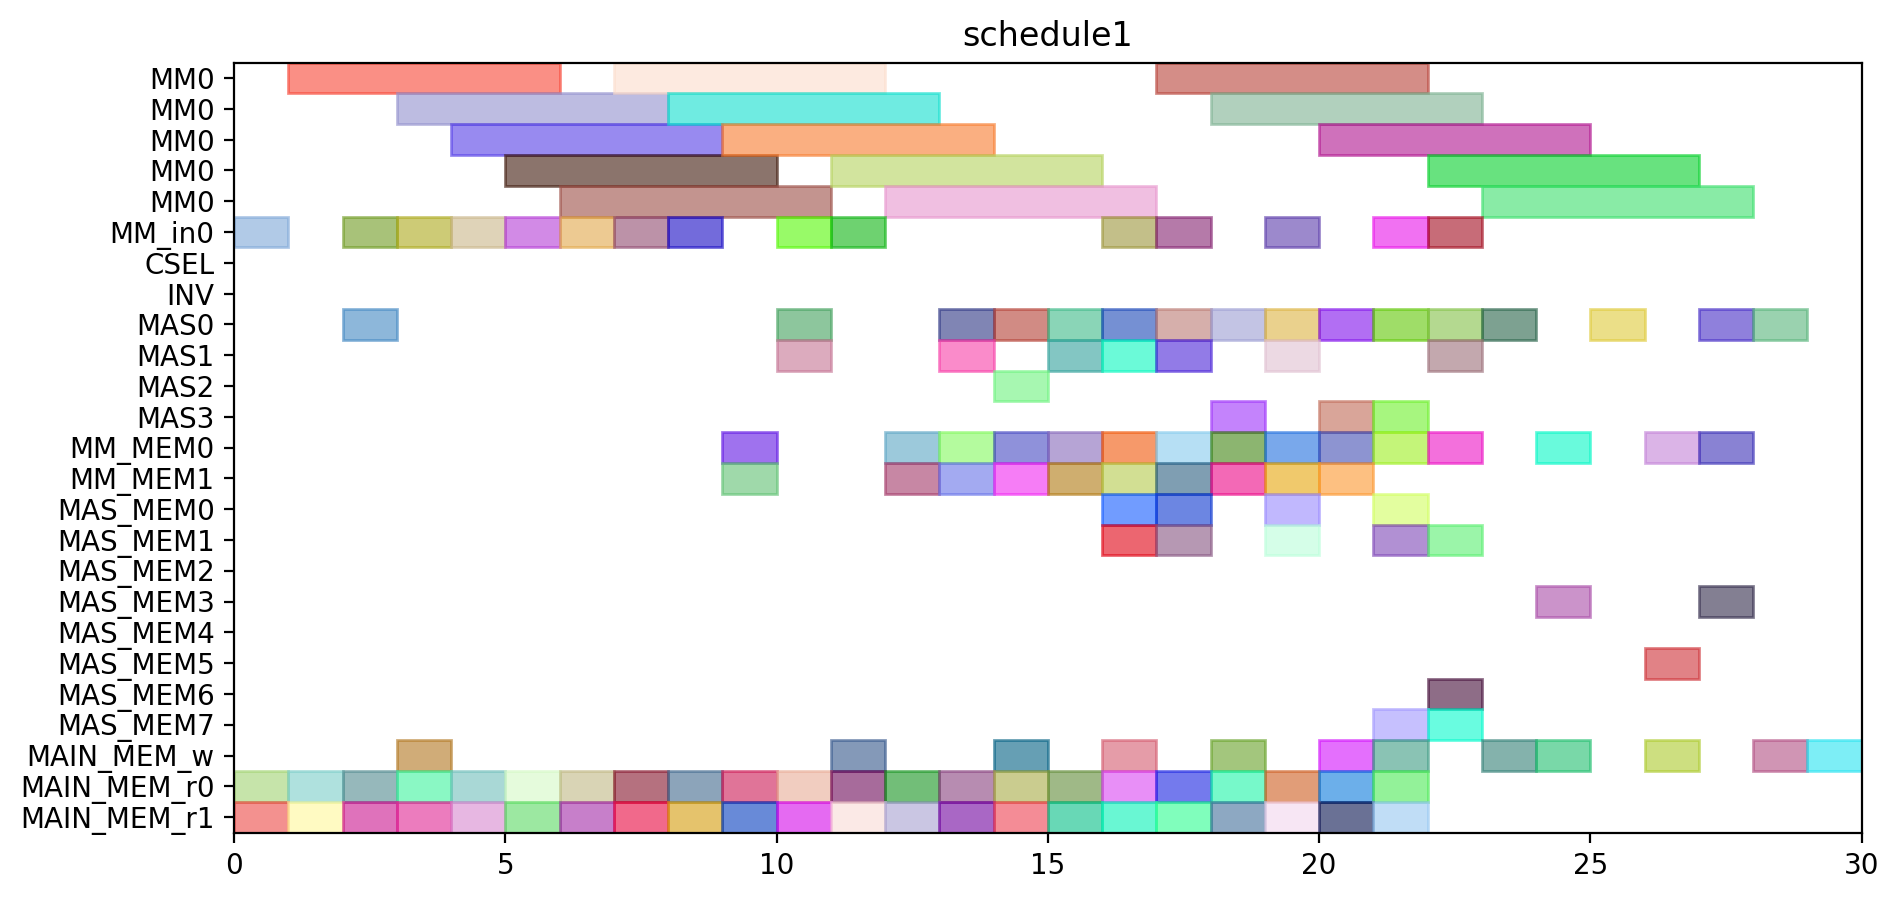

Python code for this plot:
from pyschedule import Scenario, solvers, plotters, alt


def solve():
	horizon = 113
	S = Scenario("schedule1", horizon=horizon)

	# resource
	MM = S.Resources('MM', num=1, size=5)
	MM_in = S.Resources('MM_in', num=1)
	CSEL = S.Resource('CSEL')
	INV = S.Resource('INV')
	MAS = S.Resources('MAS', num=4, size=1, periods=range(1, horizon))
	MM_MEM = S.Resources('MM_MEM', num=2)
	MAS_MEM = S.Resources('MAS_MEM', num=8)
	MAIN_MEM_w = S.Resource('MAIN_MEM_w', size=1)
	MAIN_MEM_r = S.Resources('MAIN_MEM_r', num=2)

	# result of previous scheduling
	c20_t1_in = S.Task('c20_t1_in', length=1, delay_cost=1)
	S += c20_t1_in >= 0
	c20_t1_in += MM_in[0]

	c20_t1_mem0 = S.Task('c20_t1_mem0', length=1, delay_cost=1)
	S += c20_t1_mem0 >= 0
	c20_t1_mem0 += MAIN_MEM_r[0]

	c20_t1_mem1 = S.Task('c20_t1_mem1', length=1, delay_cost=1)
	S += c20_t1_mem1 >= 0
	c20_t1_mem1 += MAIN_MEM_r[1]

	c001_mem0 = S.Task('c001_mem0', length=1, delay_cost=1)
	S += c001_mem0 >= 1
	c001_mem0 += MAIN_MEM_r[0]

	c001_mem1 = S.Task('c001_mem1', length=1, delay_cost=1)
	S += c001_mem1 >= 1
	c001_mem1 += MAIN_MEM_r[1]

	c20_t1 = S.Task('c20_t1', length=5, delay_cost=1)
	S += c20_t1 >= 1
	c20_t1 += MM[0]

	c001 = S.Task('c001', length=1, delay_cost=1)
	S += c001 >= 2
	c001 += MAS[0]

	c21_t1_in = S.Task('c21_t1_in', length=1, delay_cost=1)
	S += c21_t1_in >= 2
	c21_t1_in += MM_in[0]

	c21_t1_mem0 = S.Task('c21_t1_mem0', length=1, delay_cost=1)
	S += c21_t1_mem0 >= 2
	c21_t1_mem0 += MAIN_MEM_r[0]

	c21_t1_mem1 = S.Task('c21_t1_mem1', length=1, delay_cost=1)
	S += c21_t1_mem1 >= 2
	c21_t1_mem1 += MAIN_MEM_r[1]

	c001_w = S.Task('c001_w', length=1, delay_cost=1)
	S += c001_w >= 3
	c001_w += MAIN_MEM_w

	c01_t0_in = S.Task('c01_t0_in', length=1, delay_cost=1)
	S += c01_t0_in >= 3
	c01_t0_in += MM_in[0]

	c01_t0_mem0 = S.Task('c01_t0_mem0', length=1, delay_cost=1)
	S += c01_t0_mem0 >= 3
	c01_t0_mem0 += MAIN_MEM_r[0]

	c01_t0_mem1 = S.Task('c01_t0_mem1', length=1, delay_cost=1)
	S += c01_t0_mem1 >= 3
	c01_t0_mem1 += MAIN_MEM_r[1]

	c21_t1 = S.Task('c21_t1', length=5, delay_cost=1)
	S += c21_t1 >= 3
	c21_t1 += MM[0]

	c01_t0 = S.Task('c01_t0', length=5, delay_cost=1)
	S += c01_t0 >= 4
	c01_t0 += MM[0]

	c21_t0_in = S.Task('c21_t0_in', length=1, delay_cost=1)
	S += c21_t0_in >= 4
	c21_t0_in += MM_in[0]

	c21_t0_mem0 = S.Task('c21_t0_mem0', length=1, delay_cost=1)
	S += c21_t0_mem0 >= 4
	c21_t0_mem0 += MAIN_MEM_r[0]

	c21_t0_mem1 = S.Task('c21_t0_mem1', length=1, delay_cost=1)
	S += c21_t0_mem1 >= 4
	c21_t0_mem1 += MAIN_MEM_r[1]

	c10_t0_in = S.Task('c10_t0_in', length=1, delay_cost=1)
	S += c10_t0_in >= 5
	c10_t0_in += MM_in[0]

	c10_t0_mem0 = S.Task('c10_t0_mem0', length=1, delay_cost=1)
	S += c10_t0_mem0 >= 5
	c10_t0_mem0 += MAIN_MEM_r[0]

	c10_t0_mem1 = S.Task('c10_t0_mem1', length=1, delay_cost=1)
	S += c10_t0_mem1 >= 5
	c10_t0_mem1 += MAIN_MEM_r[1]

	c21_t0 = S.Task('c21_t0', length=5, delay_cost=1)
	S += c21_t0 >= 5
	c21_t0 += MM[0]

	c10_t0 = S.Task('c10_t0', length=5, delay_cost=1)
	S += c10_t0 >= 6
	c10_t0 += MM[0]

	c11_t0_in = S.Task('c11_t0_in', length=1, delay_cost=1)
	S += c11_t0_in >= 6
	c11_t0_in += MM_in[0]

	c11_t0_mem0 = S.Task('c11_t0_mem0', length=1, delay_cost=1)
	S += c11_t0_mem0 >= 6
	c11_t0_mem0 += MAIN_MEM_r[0]

	c11_t0_mem1 = S.Task('c11_t0_mem1', length=1, delay_cost=1)
	S += c11_t0_mem1 >= 6
	c11_t0_mem1 += MAIN_MEM_r[1]

	c10_t1_in = S.Task('c10_t1_in', length=1, delay_cost=1)
	S += c10_t1_in >= 7
	c10_t1_in += MM_in[0]

	c10_t1_mem0 = S.Task('c10_t1_mem0', length=1, delay_cost=1)
	S += c10_t1_mem0 >= 7
	c10_t1_mem0 += MAIN_MEM_r[0]

	c10_t1_mem1 = S.Task('c10_t1_mem1', length=1, delay_cost=1)
	S += c10_t1_mem1 >= 7
	c10_t1_mem1 += MAIN_MEM_r[1]

	c11_t0 = S.Task('c11_t0', length=5, delay_cost=1)
	S += c11_t0 >= 7
	c11_t0 += MM[0]

	c01_t1_in = S.Task('c01_t1_in', length=1, delay_cost=1)
	S += c01_t1_in >= 8
	c01_t1_in += MM_in[0]

	c01_t1_mem0 = S.Task('c01_t1_mem0', length=1, delay_cost=1)
	S += c01_t1_mem0 >= 8
	c01_t1_mem0 += MAIN_MEM_r[0]

	c01_t1_mem1 = S.Task('c01_t1_mem1', length=1, delay_cost=1)
	S += c01_t1_mem1 >= 8
	c01_t1_mem1 += MAIN_MEM_r[1]

	c10_t1 = S.Task('c10_t1', length=5, delay_cost=1)
	S += c10_t1 >= 8
	c10_t1 += MM[0]

	c000_mem0 = S.Task('c000_mem0', length=1, delay_cost=1)
	S += c000_mem0 >= 9
	c000_mem0 += MAIN_MEM_r[0]

	c000_mem1 = S.Task('c000_mem1', length=1, delay_cost=1)
	S += c000_mem1 >= 9
	c000_mem1 += MAIN_MEM_r[1]

	c01_t1 = S.Task('c01_t1', length=5, delay_cost=1)
	S += c01_t1 >= 9
	c01_t1 += MM[0]

	c000 = S.Task('c000', length=1, delay_cost=1)
	S += c000 >= 10
	c000 += MAS[0]

	c11_t1_in = S.Task('c11_t1_in', length=1, delay_cost=1)
	S += c11_t1_in >= 10
	c11_t1_in += MM_in[0]

	c11_t1_mem0 = S.Task('c11_t1_mem0', length=1, delay_cost=1)
	S += c11_t1_mem0 >= 10
	c11_t1_mem0 += MAIN_MEM_r[0]

	c11_t1_mem1 = S.Task('c11_t1_mem1', length=1, delay_cost=1)
	S += c11_t1_mem1 >= 10
	c11_t1_mem1 += MAIN_MEM_r[1]

	c000_w = S.Task('c000_w', length=1, delay_cost=1)
	S += c000_w >= 11
	c000_w += MAIN_MEM_w

	c11_t1 = S.Task('c11_t1', length=5, delay_cost=1)
	S += c11_t1 >= 11
	c11_t1 += MM[0]

	c20_t0_in = S.Task('c20_t0_in', length=1, delay_cost=1)
	S += c20_t0_in >= 11
	c20_t0_in += MM_in[0]

	c20_t0_mem0 = S.Task('c20_t0_mem0', length=1, delay_cost=1)
	S += c20_t0_mem0 >= 11
	c20_t0_mem0 += MAIN_MEM_r[0]

	c20_t0_mem1 = S.Task('c20_t0_mem1', length=1, delay_cost=1)
	S += c20_t0_mem1 >= 11
	c20_t0_mem1 += MAIN_MEM_r[1]

	c10_t2_mem0 = S.Task('c10_t2_mem0', length=1, delay_cost=1)
	S += c10_t2_mem0 >= 12
	c10_t2_mem0 += MAIN_MEM_r[0]

	c10_t2_mem1 = S.Task('c10_t2_mem1', length=1, delay_cost=1)
	S += c10_t2_mem1 >= 12
	c10_t2_mem1 += MAIN_MEM_r[1]

	c20_t0 = S.Task('c20_t0', length=5, delay_cost=1)
	S += c20_t0 >= 12
	c20_t0 += MM[0]

	c10_t2 = S.Task('c10_t2', length=1, delay_cost=1)
	S += c10_t2 >= 13
	c10_t2 += MAS[0]

	c20_t3_mem0 = S.Task('c20_t3_mem0', length=1, delay_cost=1)
	S += c20_t3_mem0 >= 13
	c20_t3_mem0 += MAIN_MEM_r[0]

	c20_t3_mem1 = S.Task('c20_t3_mem1', length=1, delay_cost=1)
	S += c20_t3_mem1 >= 13
	c20_t3_mem1 += MAIN_MEM_r[1]

	c01_t2_mem0 = S.Task('c01_t2_mem0', length=1, delay_cost=1)
	S += c01_t2_mem0 >= 14
	c01_t2_mem0 += MAIN_MEM_r[0]

	c01_t2_mem1 = S.Task('c01_t2_mem1', length=1, delay_cost=1)
	S += c01_t2_mem1 >= 14
	c01_t2_mem1 += MAIN_MEM_r[1]

	c20_t3 = S.Task('c20_t3', length=1, delay_cost=1)
	S += c20_t3 >= 14
	c20_t3 += MAS[0]

	c01_t2 = S.Task('c01_t2', length=1, delay_cost=1)
	S += c01_t2 >= 15
	c01_t2 += MAS[0]

	c20_t2_mem0 = S.Task('c20_t2_mem0', length=1, delay_cost=1)
	S += c20_t2_mem0 >= 15
	c20_t2_mem0 += MAIN_MEM_r[0]

	c20_t2_mem1 = S.Task('c20_t2_mem1', length=1, delay_cost=1)
	S += c20_t2_mem1 >= 15
	c20_t2_mem1 += MAIN_MEM_r[1]

	c01_t3_mem0 = S.Task('c01_t3_mem0', length=1, delay_cost=1)
	S += c01_t3_mem0 >= 16
	c01_t3_mem0 += MAIN_MEM_r[0]

	c01_t3_mem1 = S.Task('c01_t3_mem1', length=1, delay_cost=1)
	S += c01_t3_mem1 >= 16
	c01_t3_mem1 += MAIN_MEM_r[1]

	c20_t2 = S.Task('c20_t2', length=1, delay_cost=1)
	S += c20_t2 >= 16
	c20_t2 += MAS[0]

	c01_t3 = S.Task('c01_t3', length=1, delay_cost=1)
	S += c01_t3 >= 17
	c01_t3 += MAS[0]

	c21_t3_mem0 = S.Task('c21_t3_mem0', length=1, delay_cost=1)
	S += c21_t3_mem0 >= 17
	c21_t3_mem0 += MAIN_MEM_r[0]

	c21_t3_mem1 = S.Task('c21_t3_mem1', length=1, delay_cost=1)
	S += c21_t3_mem1 >= 17
	c21_t3_mem1 += MAIN_MEM_r[1]

	c21_t2_mem0 = S.Task('c21_t2_mem0', length=1, delay_cost=1)
	S += c21_t2_mem0 >= 18
	c21_t2_mem0 += MAIN_MEM_r[0]

	c21_t2_mem1 = S.Task('c21_t2_mem1', length=1, delay_cost=1)
	S += c21_t2_mem1 >= 18
	c21_t2_mem1 += MAIN_MEM_r[1]

	c21_t3 = S.Task('c21_t3', length=1, delay_cost=1)
	S += c21_t3 >= 18
	c21_t3 += MAS[0]

	c11_t2_mem0 = S.Task('c11_t2_mem0', length=1, delay_cost=1)
	S += c11_t2_mem0 >= 19
	c11_t2_mem0 += MAIN_MEM_r[0]

	c11_t2_mem1 = S.Task('c11_t2_mem1', length=1, delay_cost=1)
	S += c11_t2_mem1 >= 19
	c11_t2_mem1 += MAIN_MEM_r[1]

	c21_t2 = S.Task('c21_t2', length=1, delay_cost=1)
	S += c21_t2 >= 19
	c21_t2 += MAS[0]

	c10_t3_mem0 = S.Task('c10_t3_mem0', length=1, delay_cost=1)
	S += c10_t3_mem0 >= 20
	c10_t3_mem0 += MAIN_MEM_r[0]

	c10_t3_mem1 = S.Task('c10_t3_mem1', length=1, delay_cost=1)
	S += c10_t3_mem1 >= 20
	c10_t3_mem1 += MAIN_MEM_r[1]

	c11_t2 = S.Task('c11_t2', length=1, delay_cost=1)
	S += c11_t2 >= 20
	c11_t2 += MAS[3]

	c10_t3 = S.Task('c10_t3', length=1, delay_cost=1)
	S += c10_t3 >= 21
	c10_t3 += MAS[0]

	c11_t3_mem0 = S.Task('c11_t3_mem0', length=1, delay_cost=1)
	S += c11_t3_mem0 >= 21
	c11_t3_mem0 += MAIN_MEM_r[0]

	c11_t3_mem1 = S.Task('c11_t3_mem1', length=1, delay_cost=1)
	S += c11_t3_mem1 >= 21
	c11_t3_mem1 += MAIN_MEM_r[1]

	c11_t3 = S.Task('c11_t3', length=1, delay_cost=1)
	S += c11_t3 >= 22
	c11_t3 += MAS[0]


	# new tasks
	c10_t4_in = S.Task('c10_t4_in', length=1, delay_cost=1)
	c10_t4_in += alt(MM_in)
	c10_t4 = S.Task('c10_t4', length=5, delay_cost=1)
	c10_t4 += alt(MM)
	S += c10_t4>=c10_t4_in

	c10_t4_mem0 = S.Task('c10_t4_mem0', length=1, delay_cost=1)
	c10_t4_mem0 += MAS_MEM[0]
	S += 13 < c10_t4_mem0
	S += c10_t4_mem0 <= c10_t4

	c10_t4_mem1 = S.Task('c10_t4_mem1', length=1, delay_cost=1)
	c10_t4_mem1 += MAS_MEM[1]
	S += 21 < c10_t4_mem1
	S += c10_t4_mem1 <= c10_t4

	c100 = S.Task('c100', length=1, delay_cost=1)
	c100 += alt(MAS)

	S += 13<c100

	c100_w = S.Task('c100_w', length=1, delay_cost=1)
	c100_w += alt(MAIN_MEM_w)
	S += c100 <= c100_w

	c100_mem0 = S.Task('c100_mem0', length=1, delay_cost=1)
	c100_mem0 += MM_MEM[0]
	S += 10 < c100_mem0
	S += c100_mem0 <= c100

	c100_mem1 = S.Task('c100_mem1', length=1, delay_cost=1)
	c100_mem1 += MM_MEM[1]
	S += 12 < c100_mem1
	S += c100_mem1 <= c100

	c10_t5 = S.Task('c10_t5', length=1, delay_cost=1)
	c10_t5 += alt(MAS)

	c10_t5_mem0 = S.Task('c10_t5_mem0', length=1, delay_cost=1)
	c10_t5_mem0 += MM_MEM[0]
	S += 10 < c10_t5_mem0
	S += c10_t5_mem0 <= c10_t5

	c10_t5_mem1 = S.Task('c10_t5_mem1', length=1, delay_cost=1)
	c10_t5_mem1 += MM_MEM[1]
	S += 12 < c10_t5_mem1
	S += c10_t5_mem1 <= c10_t5

	c20_t4_in = S.Task('c20_t4_in', length=1, delay_cost=1)
	c20_t4_in += alt(MM_in)
	c20_t4 = S.Task('c20_t4', length=5, delay_cost=1)
	c20_t4 += alt(MM)
	S += c20_t4>=c20_t4_in

	c20_t4_mem0 = S.Task('c20_t4_mem0', length=1, delay_cost=1)
	c20_t4_mem0 += MAS_MEM[0]
	S += 16 < c20_t4_mem0
	S += c20_t4_mem0 <= c20_t4

	c20_t4_mem1 = S.Task('c20_t4_mem1', length=1, delay_cost=1)
	c20_t4_mem1 += MAS_MEM[1]
	S += 14 < c20_t4_mem1
	S += c20_t4_mem1 <= c20_t4

	c200 = S.Task('c200', length=1, delay_cost=1)
	c200 += alt(MAS)

	S += 16<c200

	c200_w = S.Task('c200_w', length=1, delay_cost=1)
	c200_w += alt(MAIN_MEM_w)
	S += c200 <= c200_w

	c200_mem0 = S.Task('c200_mem0', length=1, delay_cost=1)
	c200_mem0 += MM_MEM[0]
	S += 16 < c200_mem0
	S += c200_mem0 <= c200

	c200_mem1 = S.Task('c200_mem1', length=1, delay_cost=1)
	c200_mem1 += MM_MEM[1]
	S += 5 < c200_mem1
	S += c200_mem1 <= c200

	c20_t5 = S.Task('c20_t5', length=1, delay_cost=1)
	c20_t5 += alt(MAS)

	c20_t5_mem0 = S.Task('c20_t5_mem0', length=1, delay_cost=1)
	c20_t5_mem0 += MM_MEM[0]
	S += 16 < c20_t5_mem0
	S += c20_t5_mem0 <= c20_t5

	c20_t5_mem1 = S.Task('c20_t5_mem1', length=1, delay_cost=1)
	c20_t5_mem1 += MM_MEM[1]
	S += 5 < c20_t5_mem1
	S += c20_t5_mem1 <= c20_t5

	c01_t4_in = S.Task('c01_t4_in', length=1, delay_cost=1)
	c01_t4_in += alt(MM_in)
	c01_t4 = S.Task('c01_t4', length=5, delay_cost=1)
	c01_t4 += alt(MM)
	S += c01_t4>=c01_t4_in

	c01_t4_mem0 = S.Task('c01_t4_mem0', length=1, delay_cost=1)
	c01_t4_mem0 += MAS_MEM[0]
	S += 15 < c01_t4_mem0
	S += c01_t4_mem0 <= c01_t4

	c01_t4_mem1 = S.Task('c01_t4_mem1', length=1, delay_cost=1)
	c01_t4_mem1 += MAS_MEM[1]
	S += 17 < c01_t4_mem1
	S += c01_t4_mem1 <= c01_t4

	c010 = S.Task('c010', length=1, delay_cost=1)
	c010 += alt(MAS)

	S += 15<c010

	c010_w = S.Task('c010_w', length=1, delay_cost=1)
	c010_w += alt(MAIN_MEM_w)
	S += c010 <= c010_w

	c010_mem0 = S.Task('c010_mem0', length=1, delay_cost=1)
	c010_mem0 += MM_MEM[0]
	S += 8 < c010_mem0
	S += c010_mem0 <= c010

	c010_mem1 = S.Task('c010_mem1', length=1, delay_cost=1)
	c010_mem1 += MM_MEM[1]
	S += 13 < c010_mem1
	S += c010_mem1 <= c010

	c01_t5 = S.Task('c01_t5', length=1, delay_cost=1)
	c01_t5 += alt(MAS)

	c01_t5_mem0 = S.Task('c01_t5_mem0', length=1, delay_cost=1)
	c01_t5_mem0 += MM_MEM[0]
	S += 8 < c01_t5_mem0
	S += c01_t5_mem0 <= c01_t5

	c01_t5_mem1 = S.Task('c01_t5_mem1', length=1, delay_cost=1)
	c01_t5_mem1 += MM_MEM[1]
	S += 13 < c01_t5_mem1
	S += c01_t5_mem1 <= c01_t5

	c11_t4_in = S.Task('c11_t4_in', length=1, delay_cost=1)
	c11_t4_in += alt(MM_in)
	c11_t4 = S.Task('c11_t4', length=5, delay_cost=1)
	c11_t4 += alt(MM)
	S += c11_t4>=c11_t4_in

	c11_t4_mem0 = S.Task('c11_t4_mem0', length=1, delay_cost=1)
	c11_t4_mem0 += MAS_MEM[6]
	S += 20 < c11_t4_mem0
	S += c11_t4_mem0 <= c11_t4

	c11_t4_mem1 = S.Task('c11_t4_mem1', length=1, delay_cost=1)
	c11_t4_mem1 += MAS_MEM[1]
	S += 22 < c11_t4_mem1
	S += c11_t4_mem1 <= c11_t4

	c110 = S.Task('c110', length=1, delay_cost=1)
	c110 += alt(MAS)

	S += 20<c110

	c110_w = S.Task('c110_w', length=1, delay_cost=1)
	c110_w += alt(MAIN_MEM_w)
	S += c110 <= c110_w

	c110_mem0 = S.Task('c110_mem0', length=1, delay_cost=1)
	c110_mem0 += MM_MEM[0]
	S += 11 < c110_mem0
	S += c110_mem0 <= c110

	c110_mem1 = S.Task('c110_mem1', length=1, delay_cost=1)
	c110_mem1 += MM_MEM[1]
	S += 15 < c110_mem1
	S += c110_mem1 <= c110

	c11_t5 = S.Task('c11_t5', length=1, delay_cost=1)
	c11_t5 += alt(MAS)

	c11_t5_mem0 = S.Task('c11_t5_mem0', length=1, delay_cost=1)
	c11_t5_mem0 += MM_MEM[0]
	S += 11 < c11_t5_mem0
	S += c11_t5_mem0 <= c11_t5

	c11_t5_mem1 = S.Task('c11_t5_mem1', length=1, delay_cost=1)
	c11_t5_mem1 += MM_MEM[1]
	S += 15 < c11_t5_mem1
	S += c11_t5_mem1 <= c11_t5

	c21_t4_in = S.Task('c21_t4_in', length=1, delay_cost=1)
	c21_t4_in += alt(MM_in)
	c21_t4 = S.Task('c21_t4', length=5, delay_cost=1)
	c21_t4 += alt(MM)
	S += c21_t4>=c21_t4_in

	c21_t4_mem0 = S.Task('c21_t4_mem0', length=1, delay_cost=1)
	c21_t4_mem0 += MAS_MEM[0]
	S += 19 < c21_t4_mem0
	S += c21_t4_mem0 <= c21_t4

	c21_t4_mem1 = S.Task('c21_t4_mem1', length=1, delay_cost=1)
	c21_t4_mem1 += MAS_MEM[1]
	S += 18 < c21_t4_mem1
	S += c21_t4_mem1 <= c21_t4

	c210 = S.Task('c210', length=1, delay_cost=1)
	c210 += alt(MAS)

	S += 19<c210

	c210_w = S.Task('c210_w', length=1, delay_cost=1)
	c210_w += alt(MAIN_MEM_w)
	S += c210 <= c210_w

	c210_mem0 = S.Task('c210_mem0', length=1, delay_cost=1)
	c210_mem0 += MM_MEM[0]
	S += 9 < c210_mem0
	S += c210_mem0 <= c210

	c210_mem1 = S.Task('c210_mem1', length=1, delay_cost=1)
	c210_mem1 += MM_MEM[1]
	S += 7 < c210_mem1
	S += c210_mem1 <= c210

	c21_t5 = S.Task('c21_t5', length=1, delay_cost=1)
	c21_t5 += alt(MAS)

	c21_t5_mem0 = S.Task('c21_t5_mem0', length=1, delay_cost=1)
	c21_t5_mem0 += MM_MEM[0]
	S += 9 < c21_t5_mem0
	S += c21_t5_mem0 <= c21_t5

	c21_t5_mem1 = S.Task('c21_t5_mem1', length=1, delay_cost=1)
	c21_t5_mem1 += MM_MEM[1]
	S += 7 < c21_t5_mem1
	S += c21_t5_mem1 <= c21_t5

	c101 = S.Task('c101', length=1, delay_cost=1)
	c101 += alt(MAS)

	S += 13<c101

	c101_w = S.Task('c101_w', length=1, delay_cost=1)
	c101_w += alt(MAIN_MEM_w)
	S += c101 <= c101_w

	c101_mem0 = S.Task('c101_mem0', length=1, delay_cost=1)
	c101_mem0 += alt(MM_MEM)
	S += (c10_t4*MM[0])-1 < c101_mem0*MM_MEM[0]
	S += c101_mem0 <= c101

	c101_mem1 = S.Task('c101_mem1', length=1, delay_cost=1)
	c101_mem1 += alt(MAS_MEM)
	S += (c10_t5*MAS[0])-1 < c101_mem1*MAS_MEM[1]
	S += (c10_t5*MAS[1])-1 < c101_mem1*MAS_MEM[3]
	S += (c10_t5*MAS[2])-1 < c101_mem1*MAS_MEM[5]
	S += (c10_t5*MAS[3])-1 < c101_mem1*MAS_MEM[7]
	S += c101_mem1 <= c101

	c201 = S.Task('c201', length=1, delay_cost=1)
	c201 += alt(MAS)

	S += 16<c201

	c201_w = S.Task('c201_w', length=1, delay_cost=1)
	c201_w += alt(MAIN_MEM_w)
	S += c201 <= c201_w

	c201_mem0 = S.Task('c201_mem0', length=1, delay_cost=1)
	c201_mem0 += alt(MM_MEM)
	S += (c20_t4*MM[0])-1 < c201_mem0*MM_MEM[0]
	S += c201_mem0 <= c201

	c201_mem1 = S.Task('c201_mem1', length=1, delay_cost=1)
	c201_mem1 += alt(MAS_MEM)
	S += (c20_t5*MAS[0])-1 < c201_mem1*MAS_MEM[1]
	S += (c20_t5*MAS[1])-1 < c201_mem1*MAS_MEM[3]
	S += (c20_t5*MAS[2])-1 < c201_mem1*MAS_MEM[5]
	S += (c20_t5*MAS[3])-1 < c201_mem1*MAS_MEM[7]
	S += c201_mem1 <= c201

	c011 = S.Task('c011', length=1, delay_cost=1)
	c011 += alt(MAS)

	S += 15<c011

	c011_w = S.Task('c011_w', length=1, delay_cost=1)
	c011_w += alt(MAIN_MEM_w)
	S += c011 <= c011_w

	c011_mem0 = S.Task('c011_mem0', length=1, delay_cost=1)
	c011_mem0 += alt(MM_MEM)
	S += (c01_t4*MM[0])-1 < c011_mem0*MM_MEM[0]
	S += c011_mem0 <= c011

	c011_mem1 = S.Task('c011_mem1', length=1, delay_cost=1)
	c011_mem1 += alt(MAS_MEM)
	S += (c01_t5*MAS[0])-1 < c011_mem1*MAS_MEM[1]
	S += (c01_t5*MAS[1])-1 < c011_mem1*MAS_MEM[3]
	S += (c01_t5*MAS[2])-1 < c011_mem1*MAS_MEM[5]
	S += (c01_t5*MAS[3])-1 < c011_mem1*MAS_MEM[7]
	S += c011_mem1 <= c011

	c111 = S.Task('c111', length=1, delay_cost=1)
	c111 += alt(MAS)

	S += 20<c111

	c111_w = S.Task('c111_w', length=1, delay_cost=1)
	c111_w += alt(MAIN_MEM_w)
	S += c111 <= c111_w

	c111_mem0 = S.Task('c111_mem0', length=1, delay_cost=1)
	c111_mem0 += alt(MM_MEM)
	S += (c11_t4*MM[0])-1 < c111_mem0*MM_MEM[0]
	S += c111_mem0 <= c111

	c111_mem1 = S.Task('c111_mem1', length=1, delay_cost=1)
	c111_mem1 += alt(MAS_MEM)
	S += (c11_t5*MAS[0])-1 < c111_mem1*MAS_MEM[1]
	S += (c11_t5*MAS[1])-1 < c111_mem1*MAS_MEM[3]
	S += (c11_t5*MAS[2])-1 < c111_mem1*MAS_MEM[5]
	S += (c11_t5*MAS[3])-1 < c111_mem1*MAS_MEM[7]
	S += c111_mem1 <= c111

	c211 = S.Task('c211', length=1, delay_cost=1)
	c211 += alt(MAS)

	S += 19<c211

	c211_w = S.Task('c211_w', length=1, delay_cost=1)
	c211_w += alt(MAIN_MEM_w)
	S += c211 <= c211_w

	c211_mem0 = S.Task('c211_mem0', length=1, delay_cost=1)
	c211_mem0 += alt(MM_MEM)
	S += (c21_t4*MM[0])-1 < c211_mem0*MM_MEM[0]
	S += c211_mem0 <= c211

	c211_mem1 = S.Task('c211_mem1', length=1, delay_cost=1)
	c211_mem1 += alt(MAS_MEM)
	S += (c21_t5*MAS[0])-1 < c211_mem1*MAS_MEM[1]
	S += (c21_t5*MAS[1])-1 < c211_mem1*MAS_MEM[3]
	S += (c21_t5*MAS[2])-1 < c211_mem1*MAS_MEM[5]
	S += (c21_t5*MAS[3])-1 < c211_mem1*MAS_MEM[7]
	S += c211_mem1 <= c211

	solvers.mip.solve(S,msg=1,ratio_gap=1.01)

	solution = [['hoge']*len(S.solution()[1]) for i in range(len(S.solution()))]
	for i in range(len(S.solution())):
		for j in range(len(S.solution()[i])):
			solution[i][j]=str(S.solution()[i][j])
	print(solution)

	cycles = int(solution[-1][3])

	pic_file_name = "/home/mfukuda/ABE/multiRAM_multiMAS_16mux/scheduling_result/stage5MM1_stage1MAS4/FROB/schedule1.png"
	if(S.solution() != []):
		plotters.matplotlib.plot(S,img_filename=pic_file_name, show_task_labels=False, fig_size=(cycles*0.25+3, 5))

	return solution
